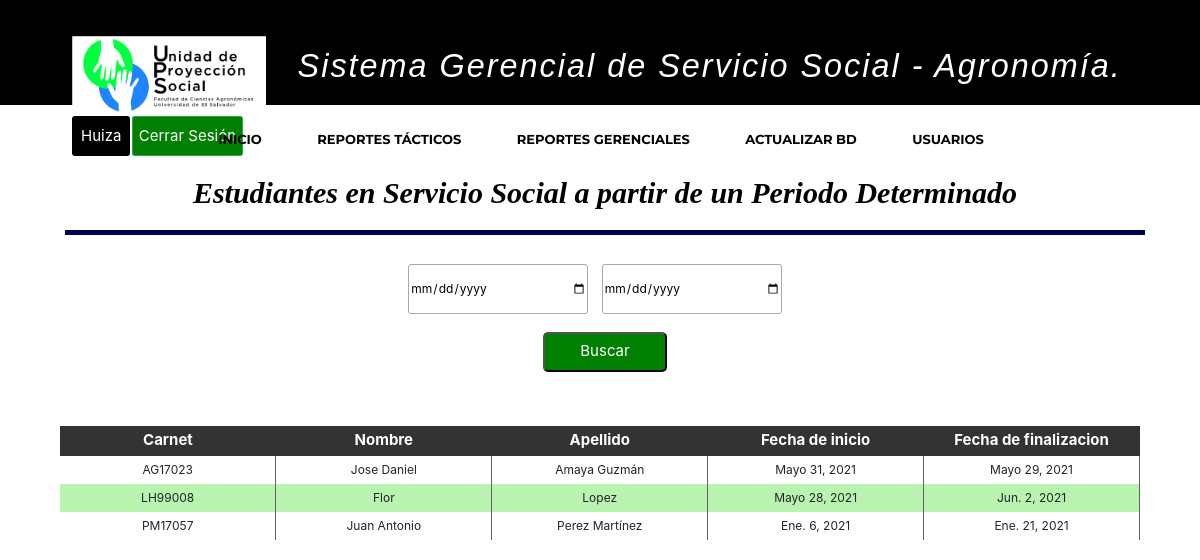
The app's page /sistemaGerencialAgro/consultaServicioSocialPeriodo/ (signed in) with its own data.
### apps/usuario/models.py (models this page shows, shortened)
class Usuario(AbstractBaseUser):
    username = models.CharField('Nombre de usuario',unique = True, max_length=100)
    email = models.EmailField('Correo Electrónico', max_length=254,unique = True)
    nombres = models.CharField('Nombres', max_length=200, blank = True, null = True)
    apellidos = models.CharField('Apellidos', max_length=200,blank = True, null = True)
    imagen = models.ImageField('Imagen de Perfil', upload_to='perfil/', max_length=200,blank = True,null = True)
    is_active = models.BooleanField(default = True)
    usuario_administrador = models.BooleanField(default = False)
    rol=models.CharField(max_length=3,null=False, blank=False,choices=roles,default='EST')
    objects = UsuarioManager()
    USERNAME_FIELD = 'username'
    REQUIRED_FIELDS = ['email','nombres', 'apellidos']

### apps/proyecto/models.py (models this page shows, shortened)
class Solicitud(models.Model):
    carnet_estudiante = models.OneToOneField(EstudioUniversitario, unique=True, primary_key=True, on_delete = models.CASCADE)
    codigo_entidad = models.CharField(max_length=10, null=False)
    horas_semana = models.IntegerField(null=False)
    dias_semana = models.IntegerField(null=False)
    modalidad = models.CharField(max_length=30, null=False)
    fecha_inicio = models.DateField(null=False)
    fecha_fin = models.DateField(null=True)

class EstudioUniversitario(models.Model):
    carnet_estudiante = models.OneToOneField(Estudiante, primary_key=True, unique=True, on_delete = models.CASCADE)
    codigo_carrera = models.ForeignKey(Carrera, on_delete = models.CASCADE)
    codigo_ciclo = models.IntegerField(null=False)
    porc_carrerar_aprob = models.IntegerField(null=False)
    unidades_valorativas = models.IntegerField(null=False)
    experiencia_areas_conoc = models.CharField(max_length=200, null=False)
    def __str__(self):
        return self.carnet_estudiante.__str__()

class Estudiante(models.Model):
    carnet_estudiante = models.CharField(primary_key=True, max_length=7, null=False)
    nombre_estudiante = models.CharField(max_length=50, null=False)
    apellido_estudiante = models.CharField(max_length=50, null=False)
    sexo_estudiante = models.CharField(max_length=1, null=False)
    telefono_estudiante = models.IntegerField(null=False)
    correo_estudiante = models.CharField(max_length=100, null=False)
    direccion_estudiante = models.CharField(max_length=250, null=False)
    def __str__(self):
        return self.carnet_estudiante

### apps/proyecto/views.py (the view)
# urls.py: path('sistemaGerencialAgro/consultaServicioSocialPeriodo/', login_required(consultaEstudiantesPeriodo), name="consulta_periodo_servsocial"),
def consultaEstudiantesPeriodo(request):
    consulta_periodo=Solicitud.objects.order_by('carnet_estudiante')
    context = {
        'consulta_periodo':consulta_periodo,
    }
    return render(
        request,
        'proyecto/estudiantesServSocPeriodo.html', context
    )

### templates/proyecto/estudiantesServSocPeriodo.html (shortened to what this page needs)
{% extends 'base/base.html' %}
{% block content %}
  <header>
    <div class="container">
        <h2 align="center" class="form-titulo" style ="margin-left: 5px;">Estudiantes en Servicio  Social a partir de un Periodo Determinado</h2>
    </div>
  </header>
<div class="container">
    <div align="center" class="busqueda">
        <form method="POST" action="{% url 'sistemaGerencialAgro:filtrar_periodo_servsocial' %}">
            <input type="date" name="fechaInicio"  id = "fecha1" class = "input-style" placeholder="Porfavor Seleccione la Fecha de inicio." maxlength="7" required>
            <input type="date" name="fechaFin"  id = "fecha2" class = "input-style" placeholder="Porfavor Seleccione la Fecha de Fin." maxlength="7" required>
            <input class="btn-buscar btn-busqueda" type = "submit" value = "Buscar" id = "fechaBuscar"></br></br>
        </form>
    </div>
    <div>
        <table>
            <thead>
        	   <tr>
                    <th>Carnet</th>
            		<th>Nombre</th>
                    <th>Apellido</th>
            	    <th>Fecha de inicio</th>
            	    <th>Fecha de finalizacion</th>
        		</tr>
            </thead>
            {% if periodo_servicio_filtro %}
                {% for  periodo in periodo_servicio_filtro %}
                    {% if fecha_inicio <= periodo.fecha_inicio|date:"Y-m-d" and fecha_fin >= periodo.fecha_inicio|date:"Y-m-d" or fecha_inicio <= periodo.fecha_fin|date:"Y-m-d" and fecha_fin >= periodo.fecha_fin|date:"Y-m-d" %}
                        <tr class="etiqueta-tr">
                            <td class="th-borde width-th-xx" style = "text-align:center;">{{ periodo.carnet_estudiante}}</td>
                            <td class="th-borde width-th-xx" style = "text-align:center;">{{ periodo.carnet_estudiante.carnet_estudiante.nombre_estudiante}}</td>
                            <td class="th-borde width-th-xx" style = "text-align:center;">{{ periodo.carnet_estudiante.carnet_estudiante.apellido_estudiante }}</td>
                            <td class="th-borde width-th-xx" style = "text-align:center;">{{ periodo.fecha_inicio }}</td>
                            <td class="th-borde width-th-xx" style = "text-align:center;">{{ periodo.fecha_fin }}</td>
                        </tr>
                    {% endif %}
                {% endfor %}
            {% elif consulta_periodo %}
                {% for periodo in consulta_periodo %}
                        <tr class="etiqueta-tr">
                            <td class="th-borde width-th-xx" style = "text-align:center;">{{ periodo.carnet_estudiante}}</td>
                            <td class="th-borde width-th-xx" style = "text-align:center;">{{ periodo.carnet_estudiante.carnet_estudiante.nombre_estudiante}}</td>
                            <td class="th-borde width-th-xx" style = "text-align:center;">{{ periodo.carnet_estudiante.carnet_estudiante.apellido_estudiante }}</td>
                            <td class="th-borde width-th-xx" style = "text-align:center;">{{ periodo.fecha_inicio }}</td>
                            <td class="th-borde width-th-xx" style = "text-align:center;">{{ periodo.fecha_fin }}</td>
                        </tr>
                {% endfor %}
            {% endif %}
        </table>
    </div>
{% endblock %}

### templates/base/base.html (shortened to what this page needs)
{% load static %}
<!DOCTYPE html>
<html>
<head>
 {% block head %}
	{% block static %}
	<link rel = "stylesheet" href = "{% static 'lib/bootstrap/css/bootstrap.min.css' %}">
	<link rel = "stylesheet" href = "{% static 'lib/animate/animate.min.css' %}">
	<link rel = "stylesheet" href = "{% static 'lib/ionicons/css/ionicons.min.css' %}">
	<link rel = "stylesheet" href = "{% static 'css/style.css' %}">
	<link rel = "stylesheet" href = "{% static 'css/bootstrap.min.css' %}">
	<link rel = "stylesheet" href = "{% static 'css/archivo.css' %}">
	<link rel = "stylesheet" href = "{% static 'css/estilos_sec_not.css' %}">
	<link rel = "stylesheet" type = "text/css" href = "{% static 'css/jquery-ui.css' %}"/>
	<link rel = "stylesheet" type = "text/css" href = "{% static 'css/jquery.dataTables.min.css' %}"/>
	{% endblock %}
{% endblock %}
</head>
{% if user.is_authenticated %}
<body>
  <header id="header">
    <div class="container-fluid navbar navbar-light" style="height:90px;">
      <div id="logo" class="pull-left">
        <a  href=" {% url 'sistemaGerencialAgro:index' %}"><img src="{% static 'img/logoUPSAgro.png' %} " class ="imglogo"></a>
        <h1>Sistema Gerencial de Servicio Social - Agronom&iacute;a.</h1>
      </div>
      <div id="logo" class="pull-rigth">
				<a href="{% url 'password_change' %}" style="text-decoration:none"><input type="button" href="{% url 'password_change' %}" class="btn-success btn" name="submit" value="{{ user.username }}" style="background:black; border:none"></a>
        <a href="{% url 'usuario:logout' %}" style="text-decoration:none"><input type="button" class="btn btn-success btn-sm" name="submit" value="Cerrar Sesi&oacute;n" style="background:green;"></a>
			</div>
    </div>
    <div class="bot">
      <ul class="nav-menu">
        <li class="list-group-item" onclick="window.location.href='{% url 'sistemaGerencialAgro:index' %}'"><a style="text-decoration:none" href="{% url 'sistemaGerencialAgro:index' %}">Inicio</a></li>
        <li class="list-group-item menu-has-children"><a style="text-decoration:none" href="#intro">Reportes T&aacute;cticos</a>
        </li>
        {% if request.user.rol == 'ADM' or request.user.rol == 'GER' %}
        <li class="list-group-item menu-has-children"><a style="text-decoration:none" href="#intro">Reportes Gerenciales</a>
        </li>
        {% endif %}
        {% if request.user.rol == 'ADM'%}
        <li class="list-group-item" onclick="window.location.href='{% url 'sistemaGerencialAgro:procedimientoETL' %}'"><a style="text-decoration:none" href="{% url 'sistemaGerencialAgro:procedimientoETL' %}">Actualizar BD</a></li>
        <li class="list-group-item" onclick="window.location.href='{% url 'usuario:inicio_usuarios' %}'"><a style="text-decoration:none" href="{% url 'usuario:inicio_usuarios' %}">Usuarios</a></li>
        {% endif %}
      </ul>
    </div>
  </header>
  <section>
    <div class="container">
  		{% block content %}{%endblock%}
    </div>
  </section>
</body>
{% endif %}
</html>

### static/css/style.css (style rules this page uses)
body { background: #fff; color: #666666; font-family: "Open Sans", sans-serif; }
a { color: #18d26e; transition: 0.5s; }
h1, h2, h3, h4, h5, h6 { font-family: "Montserrat", sans-serif; font-weight: 400; margin: 0 0 20px 0; padding: 0; }
#header { padding: 30px 0; height: 105px; position: fixed; left: 0; top: 0; right: 0; transition: all 0.5s; z-index: 57; background-color: black; display: block; }
#header #logo { float: left; }
#header #logo h1 { font-size: 2.7vw; margin: 30px; padding: 0; line-height: 1; font-family: "Perpetua", Helvetica, Arial; font-style: italic; font-weight: 50; letter-spacing: 2px; }
#header #logo img { padding: 0; margin: 0; }
.nav-menu, .nav-menu * { margin: 0; padding: 0; list-style: none; text-align: center; display: block; }
.nav-menu li { position: relative; white-space: nowrap; }
.nav-menu > li { float: center; }
.nav-menu a { padding: 0 8px 10px 8px; text-decoration: none; display: inline-block; color: black; font-family: "Montserrat", sans-serif; font-weight: 700; font-size: 13px; text-transform: uppercase; outline: none; }
.nav-menu > li { margin-left: 10px; }
@media (min-width: 1024px) { #header #logo { padding-left: 60px; } }

### static/css/archivo.css (style rules this page uses)
html { font-size: 12px; }
h1 { text-align: center; font: oblique bold 100% cursive; font-weight: bold; font-size: 30px; color: white; margin-left: 10px; }
section, .container { display: block; width: 100%; margin-left: auto; margin-right: auto; }
section { font-size: inherit; }
.bot { background-color: white; text-align: center; }
.btn { display: inline; background-color: green; color: white; horiz-align: right; font-size: 13px; text-align: center; white-space: nowrap; }
.list-group-item { display: inline-block; margin-left: 8px; margin-right: 8px; padding: 10px; background-color: transparent; border: none; font-size: 12px; color: black; }
h2 { text-align: center; font: oblique bold 100% cursive; color: black; padding-right: 150px; }
.imglogo { display: inline-block; width: auto; height: 80px; background-repeat: no-repeat; background-size: contain; }
header { display: block; width: 100%; font-size: 5px; }
header h1 { display: inline; }
table { width: 100%; }
table tbody td { text-align: center; }
thead { background-color: #333333; }
input { width: 180px; height: 20px; }
input[type="button"], input[type="submit"] { font-size: 15px; width: auto; height: 40px; white-space: nowrap; }
th, tr th { color: white; text-align: center; font-size: 15px; height: 30px; }

### static/css/estilos_sec_not.css (style rules this page uses)
.container { display: block; text-align: center; margin-left: auto; margin-right: auto; }
.form-titulo { background: white; color: black; padding: 20px; text-align: center; font-weight: 100px; font-size: 30px; border-bottom: 5px solid #000050; margin-top: 30px; width: 100%; }
.input-style { margin-right:10px; height: 50px; border-radius: 3px; border: 1px solid darkgray; }
.btn-buscar { text-align: center; background: green; color: white; margin: auto; padding: 0px 35px; border-radius: 5px ; }
.btn-busqueda { margin-left: 10px; }
.width-th-xx { width: 10%; padding: 5px; }
.th-borde { border-right:0.5px solid #646060; }
tr:nth-child(even) { background-color: #b8f3af; }

### records on screen
Usuario: submit "Huiza"
Solicitud: carnet_estudiante "AG17023", carnet_estudiante.carnet_estudiante.nombre_estudiante "Jose Daniel", carnet_estudiante.carnet_estudiante.apellido_estudiante "Amaya Guzmán", fecha_inicio "Mayo 31, 2021", fecha_fin "Mayo 29, 2021"
Solicitud: carnet_estudiante "LH99008", carnet_estudiante.carnet_estudiante.nombre_estudiante "Flor", carnet_estudiante.carnet_estudiante.apellido_estudiante "Lopez", fecha_inicio "Mayo 28, 2021", fecha_fin "Jun. 2, 2021"
Solicitud: carnet_estudiante "PM17057", carnet_estudiante.carnet_estudiante.nombre_estudiante "Juan Antonio", carnet_estudiante.carnet_estudiante.apellido_estudiante "Perez Martínez", fecha_inicio "Ene. 6, 2021", fecha_fin "Ene. 21, 2021"
